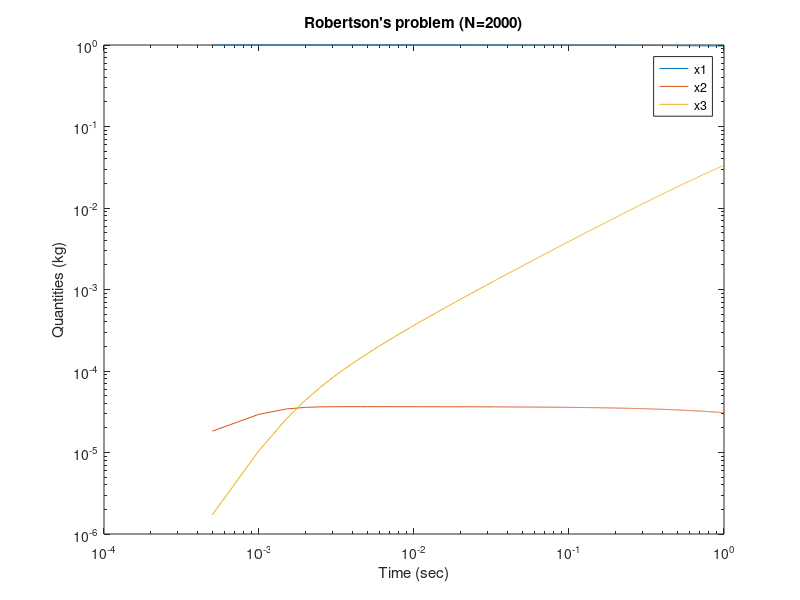

Here is the MATLAB script that generated this plot:
function [] = LAB2B1()
%LAB2B 
close all;

N = [125 250 500 1000 2000];
init = [1 0 0]'; %initial conditions
for j = 1:length(N)
    n = N(j);
    u = [init zeros(3,n)];
    h = 1/n;
    for i=1:n %Runge-Kutta
        k1 = robertson(i*h,u(:,i));
        k2 = robertson((i+1)*h,u(:,i)+h*k1);
        k3 = robertson((i+0.5)*h,u(:,i)+h*k1./4+h*k2./4);
        u(:,i+1) = u(:,i)+h*(k1+k2+4*k3)./6;
    end
    str = sprintf('The last value for n = %d is x = %f,%f,%f',n,u(1,n),u(2,n),u(3,n)); %stable or not?
    display(str);
end
figure;
loglog(0:h:1,u);title('Robertson''s problem (N=2000)');xlabel('Time (sec)');ylabel('Quantities (kg)');legend('x1','x2','x3');
end


function dxdt = robertson(t,x)
k1 = 0.04;
k2 = 1e4;
k3 = 3e7;
dxdt = x;
dxdt(1) = -k1*x(1) + k2*x(2)*x(3);
dxdt(2) = k1*x(1) -k2*x(2)*x(3) -k3*x(2)*x(2);
dxdt(3) = k3*x(2)*x(2);
end

